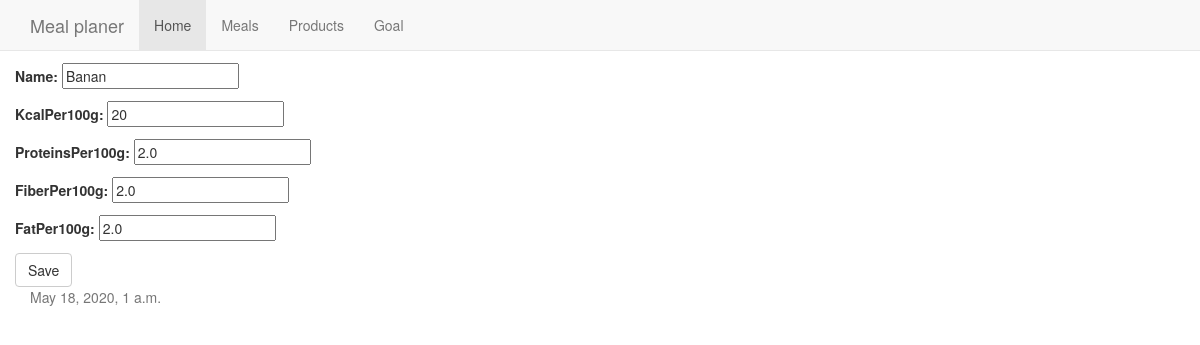
Page /products/7/ on the committed database.
### MealPlaner/models.py (models this page shows)
class Product(models.Model):
    id=models.AutoField(auto_created=True, primary_key=True)
    name=models.CharField(max_length=40)
    kcalPer100g=models.IntegerField()
    proteinsPer100g=models.FloatField()
    fiberPer100g=models.FloatField()
    fatPer100g=models.FloatField()

### MealPlaner/views.py (the view)
# urls.py: path('products/<pk>/',product_single),
def product_single(request,pk):
    if (pk == 'new'):
        product = Product()
        form = ProductForm()
    else:
        product = Product.objects.get(id=pk)
        form=ProductForm(instance=product)
    if request.method == "POST":
        form = ProductForm(request.POST,instance=product)
        if form.is_valid():
            form.save()
    context={
        'form':form,
        'current_date': datetime.now(),
    }
    return render(request,'forms/product.html',context)

### MealPlaner/forms.py
class ProductForm(forms.ModelForm):
    class Meta:
        model=Product
        fields=('name','kcalPer100g','proteinsPer100g','fiberPer100g','fatPer100g')

### MealPlaner/templates/forms/product.html
{% extends 'base.html' %}
{% block content %}
    <div class="row">
        <h2>Product</h2>
        <form method="POST" class="post-form">{% csrf_token %}
            {{ form.as_p }}
            <button type="submit" class="save btn btn-default">Save</button>
        </form>
    </div>
{% endblock %}

### rows in the picture
Product: name "Banan", kcalPer100g "20", proteinsPer100g "2.0", fiberPer100g "2.0", fatPer100g "2.0"
